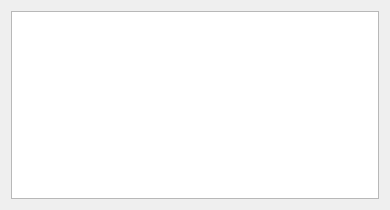
<?xml version="1.0" encoding="UTF-8"?>
<ui version="4.0">
 <class>Form</class>
 <widget class="QWidget" name="Form">
  <property name="geometry">
   <rect>
    <x>0</x>
    <y>0</y>
    <width>390</width>
    <height>210</height>
   </rect>
  </property>
  <property name="windowTitle">
   <string>AppList</string>
  </property>
  <layout class="QGridLayout" name="gridLayout">
   <item row="0" column="0">
    <layout class="QVBoxLayout" name="verticalLayout">
     <item>
      <widget class="QListView" name="listView"/>
     </item>
    </layout>
   </item>
  </layout>
 </widget>
 <resources/>
 <connections/>
</ui>
